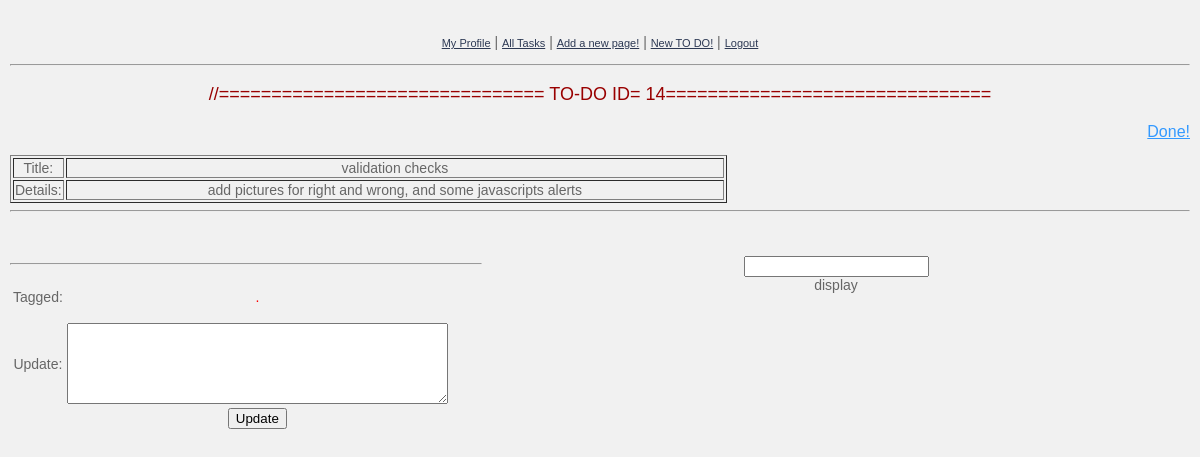
The page /update.php?object=14 (signed in) on the database its author committed.
### tables this page shows
CREATE TABLE IF NOT EXISTS `to_do` (
  `to_do_id` int(11) NOT NULL AUTO_INCREMENT,
  `page_id` int(11) NOT NULL,
  `developer_id` int(11) NOT NULL,
  `title` text NOT NULL,
  `details` text NOT NULL,
  `done` tinyint(1) NOT NULL COMMENT 'Y or N',
  `timestamp` timestamp NOT NULL DEFAULT CURRENT_TIMESTAMP,
  PRIMARY KEY (`to_do_id`)
);

### update.php (the view, shortened to what this page needs)
<?php
	include('functions/connect_db.php');
?>
<!DOCTYPE html PUBLIC "-//W3C//DTD XHTML 1.0 Transitional//EN" "http://www.w3.org/TR/xhtml1/DTD/xhtml1-transitional.dtd">
<html xmlns="http://www.w3.org/1999/xhtml">
<head>
<link href="css/update.css" rel="stylesheet" type="text/css" />
</head>
<body >
<?php
	include('minicode/menu.php');
   if(isset($_GET['object']))
   {
	$to_do_id=$_GET['object'];
	 $query="SELECT * FROM to_do WHERE to_do_id='$to_do_id'";
		if(!$results= mysql_query($query,$db_link))
		{
			echo 'query 3 error ';
			exit();
		}
		if(!$row=mysql_fetch_assoc($results))
		{
			echo 'error: to do not found :S';
		}
?>
<p align="center" style="font-size:18px;color:#900"><?php echo '//=============================== TO-DO ID= ',$to_do_id,'=============================== ' ?> </p>
<p style="text-align:right"><a style="font-size:16px; color:#39F" href="<?php echo 'full-list.php'.'?done='.$_GET['object']?>">Done!</a></p>
<table width="717" border="1"  >
  <tr>
    <td width="71">Title:</td>
    <td width="100%"><?= $row['title']?></td>
  </tr>
  <tr>
    <td>Details:</td>
    <td><?= $row['details']?></td>
  </tr>
</table>
<hr style="color:#60C"/>
<?php
   }
?>
<div id="update_form">
   <p class="float_breaker">&nbsp;</p>
  <div class="div_update_input">
         <hr/>
  <form id="form1" name="form1" method="post" action="">
          <table width="200" border="0">
           <tr>
           <td>Tagged:</td>
           <td><p id="display_tagged"> .</p> </td>
           </tr>
            <tr>
              <td>Update:</td>
              <td><label for="textarea2"></label>
              <textarea name="details" id="details" cols="45" rows="5"></textarea></td>
            </tr>
            <tr>
              <td>     </td>
              <td><input type="submit" name="updates" id="updates" value="Update" /></td>
            </tr>
          </table>
        </form>
</div>
<input type="textbox" id="text1"/>
</div>
<div id="displaydata">display</div>
</body>
</html>

### css/update.css (style rules this page uses)
body { font: 14px Verdana, Arial, Helvetica, sans-serif; color: #666666; margin: 0px; padding: 20px 10px 0px; text-align: center; background-color: #F1F1F1; }
#display_tagged { color:#F00; }
.float_breaker { clear:both; }
.div_update_input { width:40%; float:left; }
a { color: #2D3954; font-size: 11px; }

### rows shown on the page
to_do: title "validation checks", details "add pictures for right and wrong, and some javascripts alerts"

### other values the page prints
$to_do_id "14"
